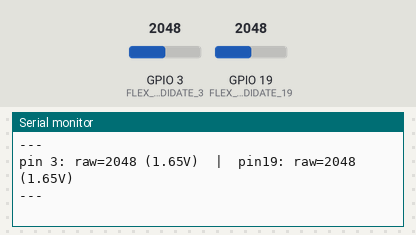
This sketch was run on a simulated ESP32-S3. On the bench: the last lines printed to the serial monitor. The inputs (shaded band) are chosen by the test bench; at power-on: GPIO 3 (FLEX_PIN_CANDIDATE_3) = 2048, GPIO 19 (FLEX_PIN_CANDIDATE_19) = 2048 (analog values on the 0–4095 scale).

Above: at 2.2 s.
2.3 s: GPIO 3 (FLEX_PIN_CANDIDATE_3) set to 491
At 2.9 s:
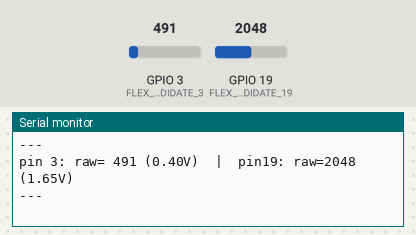
4.5 s: GPIO 19 (FLEX_PIN_CANDIDATE_19) set to 491
At 4.9 s:
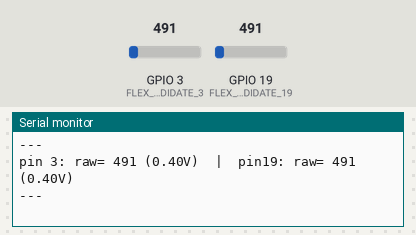
6.5 s: GPIO 3 (FLEX_PIN_CANDIDATE_3) set to 0
At 7.0 s:
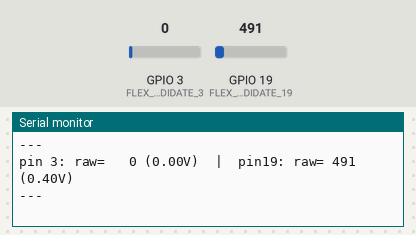
8.5 s: GPIO 19 (FLEX_PIN_CANDIDATE_19) set to 0
At 9.0 s:
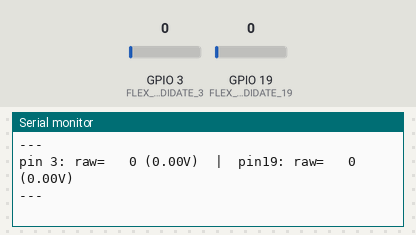
10.5 s: GPIO 3 (FLEX_PIN_CANDIDATE_3) set to 1228
At 11.0 s:
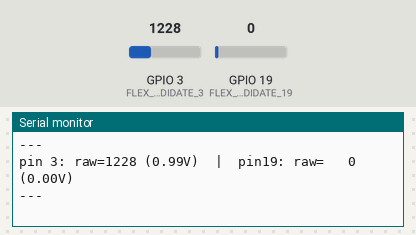
12.5 s: GPIO 19 (FLEX_PIN_CANDIDATE_19) set to 491
At 12.9 s:
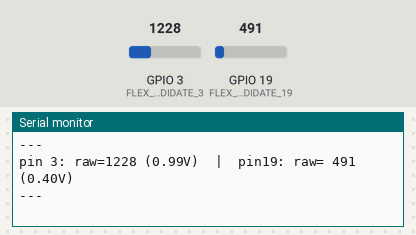

Measured:
- after the input at 2.3 s, the serial monitor: prints a new line after 0.23 s (image 1)
- after the input at 4.5 s, the serial monitor: prints a new line at once (image 2)
- after the input at 6.5 s, the serial monitor: prints a new line at once (image 3)
- after the input at 8.5 s, the serial monitor: prints a new line after 0.05 s (image 4)
- after the input at 10.5 s, the serial monitor: prints a new line after 0.06 s (image 5)
- after the input at 12.5 s, the serial monitor: prints a new line after 0.07 s (image 6)

The sketch:

test_flex_read.ino
```cpp
// ============================================================
// test_flex_read.ino
// 弯曲传感器硬件验证 sketch（独立运行，不依赖主项目）
// ============================================================
// 用途：验证 flex 传感器接线是否正确、ADC 读数是否随弯曲变化。
// 烧录到 Slave 板（Arduino Nano ESP32-S3），打开串口监视器 115200。
//
// 预期输出（每 500ms 一次）：
//   [Flex] A2(GPIO3): raw=2345  volts=1.89V
// 弯曲手指时 raw 值应明显变化（通常下降）。
// 若 raw 始终为 0 或 4095 → 接线有问题（断路或短路）。
// ============================================================

// ---- 引脚配置（与 config.h 保持一致） ----
// Arduino Nano ESP32-S3 引脚映射：
//   A0=GPIO1, A1=GPIO2, A2=GPIO3, A3=GPIO4,
//   A6=GPIO13, A7=GPIO14
//   A4/A5 被 I2C (MPU6050) 占用，不可用

#define FLEX_PIN_CANDIDATE_3   3     // GPIO3 模式下的 A2
#define FLEX_PIN_CANDIDATE_19  19    // D-number 模式下的 A2

#define SAMPLE_INTERVAL_MS  500    // 采样间隔
#define OVERSAMPLE_COUNT    8      // 过采样次数（降噪）

void setup() {
    Serial.begin(115200);
    delay(1000);

    Serial.println("\n========================================");
    Serial.println("  LingxiGlove Flex A2 引脚定位");
    Serial.println("========================================");
    Serial.printf("同时读 pin3(GPIO3模式) 和 pin19(D-number模式)\n");
    Serial.printf("A2常量值=%d, A0常量值=%d\n", A2, A0);
    Serial.println("弯曲手指看哪个引脚 raw 值变化\n");

    analogReadResolution(12);
    pinMode(FLEX_PIN_CANDIDATE_3, INPUT);
    pinMode(FLEX_PIN_CANDIDATE_19, INPUT);
}

void loop() {
    // 读 pin 3
    uint32_t acc3 = 0;
    for (int i = 0; i < OVERSAMPLE_COUNT; i++) acc3 += analogRead(FLEX_PIN_CANDIDATE_3);
    uint16_t raw3 = (uint16_t)(acc3 / OVERSAMPLE_COUNT);

    // 读 pin 19
    uint32_t acc19 = 0;
    for (int i = 0; i < OVERSAMPLE_COUNT; i++) acc19 += analogRead(FLEX_PIN_CANDIDATE_19);
    uint16_t raw19 = (uint16_t)(acc19 / OVERSAMPLE_COUNT);

    Serial.printf("pin%2d: raw=%4u (%.2fV)  |  pin%2d: raw=%4u (%.2fV)\n",
                  FLEX_PIN_CANDIDATE_3, raw3, (double)(raw3*3.3f/4095.0f),
                  FLEX_PIN_CANDIDATE_19, raw19, (double)(raw19*3.3f/4095.0f));

    Serial.println("---");
    delay(SAMPLE_INTERVAL_MS);
}
```
